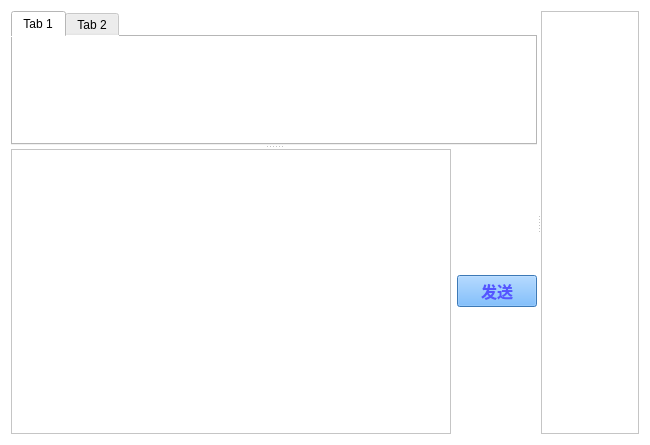
<?xml version="1.0" encoding="UTF-8"?>
<ui version="4.0">
 <class>ChatWidget</class>
 <widget class="QWidget" name="ChatWidget">
  <property name="geometry">
   <rect>
    <x>0</x>
    <y>0</y>
    <width>650</width>
    <height>445</height>
   </rect>
  </property>
  <property name="windowTitle">
   <string>Form</string>
  </property>
  <property name="windowIcon">
   <iconset>
    <normaloff>logo.ico</normaloff>logo.ico</iconset>
  </property>
  <property name="styleSheet">
   <string notr="true">background-color: rgb(255, 255, 255);</string>
  </property>
  <layout class="QGridLayout" name="gridLayout_2">
   <item row="0" column="0">
    <widget class="QSplitter" name="horizontalSplitter">
     <property name="sizePolicy">
      <sizepolicy hsizetype="Expanding" vsizetype="Expanding">
       <horstretch>5</horstretch>
       <verstretch>5</verstretch>
      </sizepolicy>
     </property>
     <property name="orientation">
      <enum>Qt::Horizontal</enum>
     </property>
     <widget class="QSplitter" name="verticalSplitter">
      <property name="sizePolicy">
       <sizepolicy hsizetype="Expanding" vsizetype="Expanding">
        <horstretch>4</horstretch>
        <verstretch>4</verstretch>
       </sizepolicy>
      </property>
      <property name="orientation">
       <enum>Qt::Vertical</enum>
      </property>
      <widget class="QWidget" name="showMsgWidget" native="true">
       <property name="sizePolicy">
        <sizepolicy hsizetype="Expanding" vsizetype="Expanding">
         <horstretch>4</horstretch>
         <verstretch>3</verstretch>
        </sizepolicy>
       </property>
       <property name="minimumSize">
        <size>
         <width>0</width>
         <height>0</height>
        </size>
       </property>
       <layout class="QGridLayout" name="gridLayout">
        <item row="0" column="0">
         <widget class="QTabWidget" name="showMsgTabWidget">
          <property name="sizePolicy">
           <sizepolicy hsizetype="Expanding" vsizetype="Expanding">
            <horstretch>0</horstretch>
            <verstretch>0</verstretch>
           </sizepolicy>
          </property>
          <widget class="QWidget" name="tab">
           <property name="sizePolicy">
            <sizepolicy hsizetype="Preferred" vsizetype="Preferred">
             <horstretch>0</horstretch>
             <verstretch>0</verstretch>
            </sizepolicy>
           </property>
           <attribute name="title">
            <string>Tab 1</string>
           </attribute>
          </widget>
          <widget class="QWidget" name="tab_2">
           <property name="sizePolicy">
            <sizepolicy hsizetype="Preferred" vsizetype="Preferred">
             <horstretch>0</horstretch>
             <verstretch>0</verstretch>
            </sizepolicy>
           </property>
           <attribute name="title">
            <string>Tab 2</string>
           </attribute>
          </widget>
         </widget>
        </item>
       </layout>
      </widget>
      <widget class="QWidget" name="widget" native="true">
       <property name="sizePolicy">
        <sizepolicy hsizetype="Expanding" vsizetype="Expanding">
         <horstretch>4</horstretch>
         <verstretch>1</verstretch>
        </sizepolicy>
       </property>
       <property name="maximumSize">
        <size>
         <width>16777215</width>
         <height>16777215</height>
        </size>
       </property>
       <layout class="QHBoxLayout" name="horizontalLayout">
        <item>
         <widget class="QTextEdit" name="inputTextEdit">
          <property name="sizePolicy">
           <sizepolicy hsizetype="Expanding" vsizetype="Expanding">
            <horstretch>0</horstretch>
            <verstretch>0</verstretch>
           </sizepolicy>
          </property>
          <property name="maximumSize">
           <size>
            <width>16777215</width>
            <height>16777215</height>
           </size>
          </property>
         </widget>
        </item>
        <item>
         <widget class="QPushButton" name="sendMsgPushButton">
          <property name="sizePolicy">
           <sizepolicy hsizetype="Fixed" vsizetype="Fixed">
            <horstretch>0</horstretch>
            <verstretch>0</verstretch>
           </sizepolicy>
          </property>
          <property name="font">
           <font>
            <family>Arial</family>
            <pointsize>12</pointsize>
            <weight>75</weight>
            <bold>true</bold>
           </font>
          </property>
          <property name="styleSheet">
           <string notr="true">background-color: rgb(85, 170, 255);
color: rgb(85, 85, 255);</string>
          </property>
          <property name="text">
           <string>发送</string>
          </property>
         </widget>
        </item>
       </layout>
      </widget>
     </widget>
     <widget class="QTableWidget" name="onlineUsersTableWidget">
      <property name="sizePolicy">
       <sizepolicy hsizetype="Expanding" vsizetype="Expanding">
        <horstretch>1</horstretch>
        <verstretch>1</verstretch>
       </sizepolicy>
      </property>
      <property name="maximumSize">
       <size>
        <width>16777215</width>
        <height>16777215</height>
       </size>
      </property>
     </widget>
    </widget>
   </item>
  </layout>
 </widget>
 <resources/>
 <connections/>
</ui>
